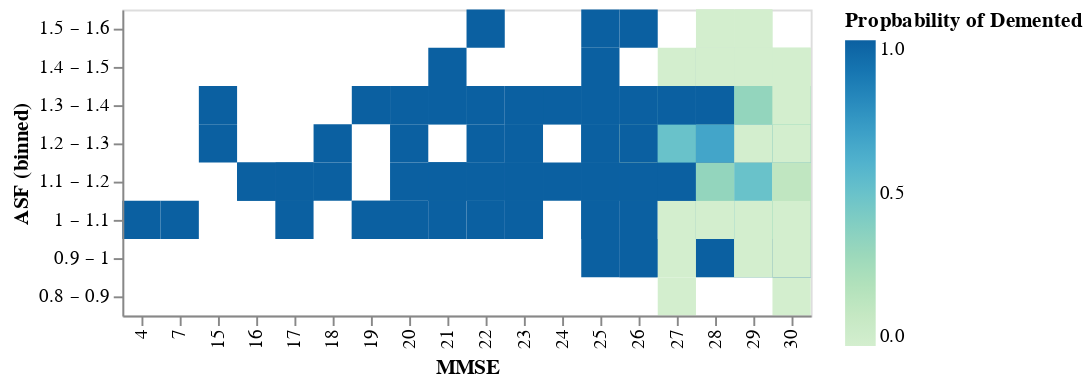

The notebook cell this image was saved under:
### Markdown cell above
###**MMSE by ASF: Group**

### Code cell
df_d = df.loc[:, ['MMSE', 'ASF', 'Group_01']]
df_d['ASF'] = df_d['ASF'].map(lambda i: 2*round(i/2, 2))
df_d = df_d.groupby(['MMSE','ASF']).mean('Group_01').reset_index() \
  .rename({'Group_01':'Propbability of Demented'}, axis=1)

alt.Chart(df_d).mark_rect().encode(
    alt.X('MMSE', type='ordinal'),
    alt.Y('ASF', type='ordinal', sort='descending', bin=alt.Bin(maxbins=10)),
    alt.Color('Propbability of Demented:Q',
        scale=alt.Scale(scheme='greenblue'))
)

### Figure 1 — Vega-Lite specification as saved in the notebook (floating-point values rounded to 4 significant figures; data arrays with more than 128 entries replaced by an {"elided": "..."} marker saying what was removed)
{"config": {"view": {"continuousWidth": 400, "continuousHeight": 300}}, "data": {"name": "data-492bb10ebaf2c8e4f6cb000c5fd8d56d"}, "mark": "rect", "encoding": {"color": {"type": "quantitative", "field": "Propbability of Demented", "scale": {"scheme": "greenblue"}}, "x": {"type": "ordinal", "field": "MMSE"}, "y": {"type": "ordinal", "bin": {"maxbins": 10}, "field": "ASF", "sort": "descending"}}, "$schema": "https://vega.github.io/schema/vega-lite/v4.8.1.json", "datasets": {"data-492bb10ebaf2c8e4f6cb000c5fd8d56d": {"elided": "171 records"}}}
